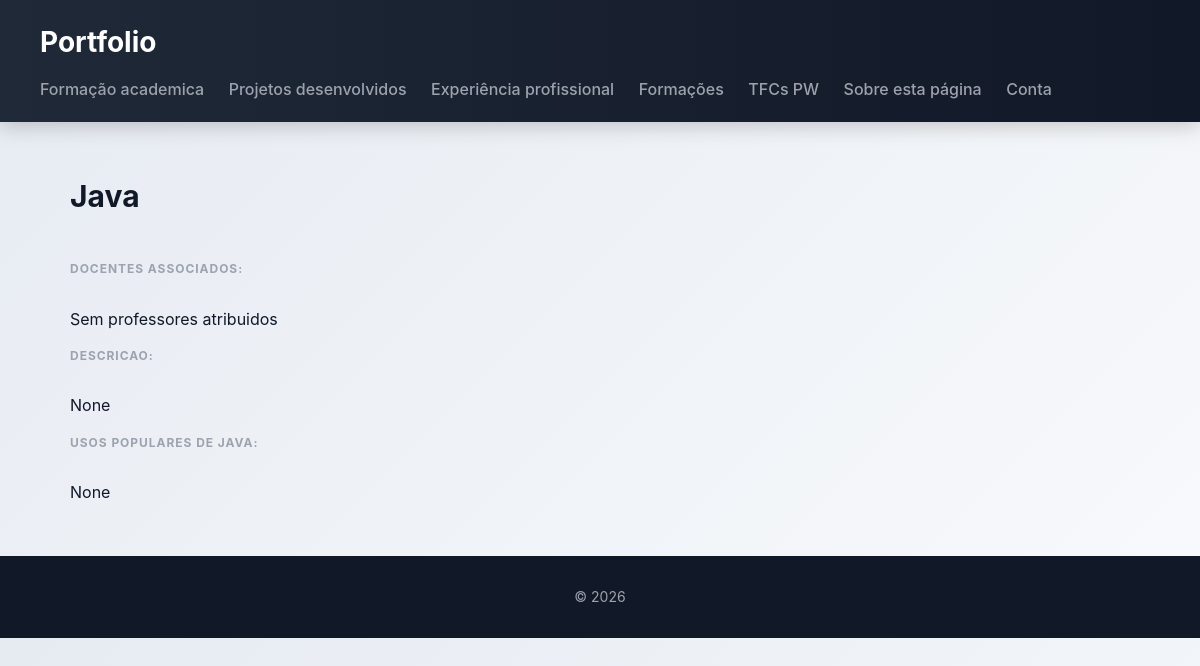
/portfolio/tecnologia/125/, run on the app's committed database.
### portfolio/models.py (models this page shows, shortened)
class Tecnologia (models.Model):
    nome = models.CharField(max_length=100, null=False, blank=False)
    descricao =  models.CharField(max_length=200, null = True)
    exemplos_uso =  models.CharField(max_length=200, null=True)
    docente = models.ManyToManyField(Docente, blank=True)
    logo = models.ImageField(upload_to='logos/', null=True,  blank=True)
    class Meta:
        ordering = ['nome']

### portfolio/views.py (the view)
# urls.py: path("tecnologia/<int:id>/", views.tecnologia_view, name='tecnologia'),
def tecnologia_view(request, id):
    tecnologia = Tecnologia.objects.get(id=id)
    is_gestor = request.user.groups.filter(name='gestor-portifolio').exists()
    return render(request, 'portfolio/tecnologia.html', {'tecnologia': tecnologia, 'is_gestor': is_gestor})

### portfolio/templates/portfolio/tecnologia.html (shortened to what this page needs)
{% extends "portfolio/base.html" %}
{% block content %}
<h2>{{ tecnologia.nome }}</h2>
<article>
    <section>
        <h4>Docentes associados:</h4>
        {% for docente in tecnologia.docentes.all %}
        <ul>
            <a href="{% url 'docente' docente.id %}">{{docente}}</a>
        </ul>
        {% empty %}
        <p>Sem professores atribuidos</p>
        {%endfor%}
    </section>
    <section>
        <h4>Descricao:</h4>
        <p>{{tecnologia.descricao}}</p>
    </section>
    <section>
        <h4>Usos populares de {{tecnologia.nome}}:</h4>
        <p>{{tecnologia.exemplos_uso}}</p>
    </section>
</article>
{% endblock %}

### portfolio/static/portfolio/styles.css (style rules this page uses)
* { box-sizing: border-box; margin: 0; padding: 0; }
body { font-family: "Inter", "Segoe UI", system-ui, -apple-system, sans-serif; background: linear-gradient(135deg, #e6ebf2, #f8fafc); color: #111827; line-height: 1.6; }
h2 { margin-bottom: 25px; font-size: 30px; font-weight: 700; }
section { display: grid; gap: 20px; }
article > section { margin-top: 14px; }
article > section > h4 { font-size: 12px; text-transform: uppercase; color: #9ca3af; margin-bottom: 8px; letter-spacing: 0.08em; }

### data on the page
Tecnologia: nome "Java", descricao "None", nome "JAVA", exemplos_uso "None"
